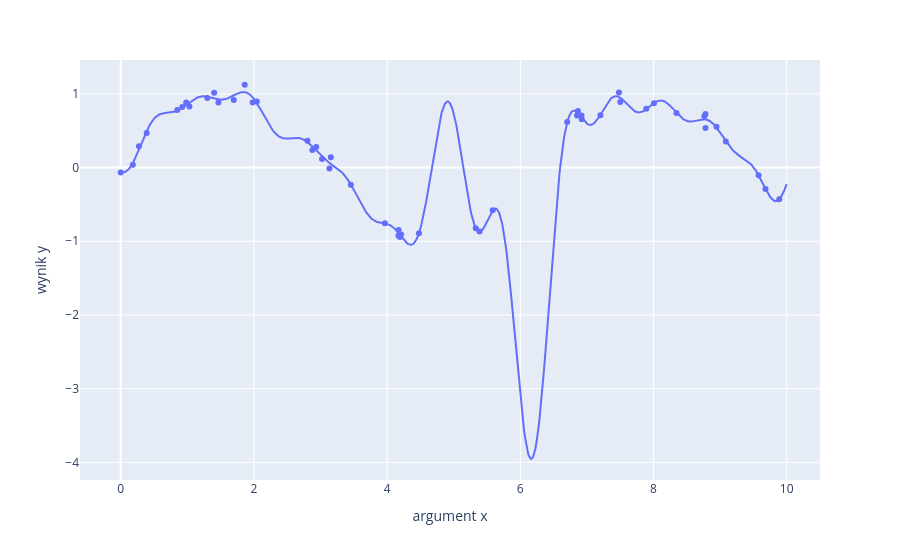

The cell this chart's notebook holds for it:
### Markdown cell above
Regularyzacja

### Code cell
model = make_pipeline(GaussianFeatures(30),
LinearRegression())
model.fit(x[:, np.newaxis], y)
fig = px.scatter(x=x, y=y, labels={"x": "argument x", "y": "wynik y"})
fig.add_traces(px.line(x=xfit, y=model.predict(xfit[:, np.newaxis])).data)
fig.show()

### Figure 1 — Plotly figure (JSON) as saved in the notebook; plotly's stock layout.template omitted (floating-point values rounded to 4 significant figures; data arrays with more than 128 entries replaced by an {"elided": "..."} marker saying what was removed)
{"data": [{"hovertemplate": "argument x=%{x}<br>wynik y=%{y}<extra></extra>", "legendgroup": "", "marker": {"color": "#636efa", "symbol": "circle"}, "mode": "markers", "name": "", "orientation": "v", "showlegend": false, "type": "scatter", "x": [4.17, 7.203, 0.001144, 3.023, 1.468, 0.9234, 1.863, 3.456, 3.968, 5.388, 4.192, 6.852, 2.045, 8.781, 0.2739, 6.705, 4.173, 5.587, 1.404, 1.981, 8.007, 9.683, 3.134, 6.923, 8.764, 8.946, 0.8504, 0.3905, 1.698, 8.781, 0.9835, 4.211, 9.579, 5.332, 6.919, 3.155, 6.865, 8.346, 0.1829, 7.501, 9.889, 7.482, 2.804, 7.893, 1.032, 4.479, 9.086, 2.936, 2.878, 1.3], "xaxis": "x", "y": [-0.9253, 0.7111, -0.06598, 0.1167, 0.8829, 0.8211, 1.124, -0.2347, -0.7545, -0.869, -0.9423, 0.708, 0.895, 0.5364, 0.2896, 0.6191, -0.846, -0.5797, 1.016, 0.8818, 0.874, -0.2899, -0.01354, 0.6559, 0.6977, 0.5537, 0.7801, 0.4692, 0.9164, 0.7252, 0.8837, -0.9068, -0.1047, -0.8219, 0.7068, 0.1384, 0.7681, 0.7416, 0.03745, 0.8881, -0.4314, 1.019, 0.3624, 0.797, 0.8278, -0.8901, 0.3554, 0.2802, 0.2386, 0.9436], "yaxis": "y"}, {"hovertemplate": "x=%{x}<br>y=%{y}<extra></extra>", "legendgroup": "", "line": {"color": "#636efa", "dash": "solid"}, "marker": {"symbol": "circle"}, "mode": "lines", "name": "", "orientation": "v", "showlegend": false, "type": "scatter", "x": {"elided": "1000 float values"}, "xaxis": "x", "y": {"elided": "1000 float values"}, "yaxis": "y"}], "layout": {"legend": {"tracegroupgap": 0}, "margin": {"t": 60}, "xaxis": {"anchor": "y", "domain": [0, 1], "title": {"text": "argument x"}}, "yaxis": {"anchor": "x", "domain": [0, 1], "title": {"text": "wynik y"}}}}
